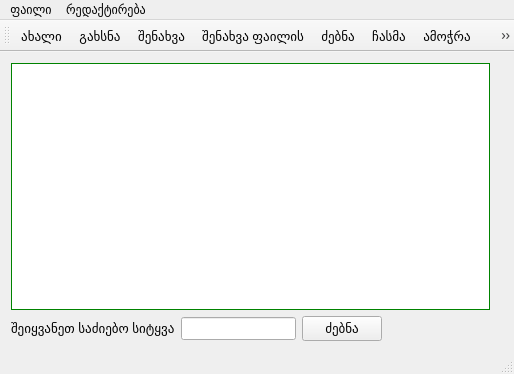
<?xml version="1.0" encoding="UTF-8"?>
<ui version="4.0">
 <class>MainWindow</class>
 <widget class="QMainWindow" name="MainWindow">
  <property name="geometry">
   <rect>
    <x>0</x>
    <y>0</y>
    <width>514</width>
    <height>374</height>
   </rect>
  </property>
  <property name="windowTitle">
   <string>MainWindow</string>
  </property>
  <widget class="QWidget" name="centralWidget">
   <layout class="QGridLayout" name="gridLayout">
    <item row="0" column="0">
     <widget class="QPlainTextEdit" name="plainTextEdit">
      <property name="palette">
       <palette>
        <active>
         <colorrole role="WindowText">
          <brush brushstyle="SolidPattern">
           <color alpha="255">
            <red>0</red>
            <green>0</green>
            <blue>0</blue>
           </color>
          </brush>
         </colorrole>
         <colorrole role="Button">
          <brush brushstyle="SolidPattern">
           <color alpha="255">
            <red>0</red>
            <green>170</green>
            <blue>0</blue>
           </color>
          </brush>
         </colorrole>
         <colorrole role="Light">
          <brush brushstyle="SolidPattern">
           <color alpha="255">
            <red>0</red>
            <green>255</green>
            <blue>0</blue>
           </color>
          </brush>
         </colorrole>
         <colorrole role="Midlight">
          <brush brushstyle="SolidPattern">
           <color alpha="255">
            <red>0</red>
            <green>212</green>
            <blue>0</blue>
           </color>
          </brush>
         </colorrole>
         <colorrole role="Dark">
          <brush brushstyle="SolidPattern">
           <color alpha="255">
            <red>0</red>
            <green>85</green>
            <blue>0</blue>
           </color>
          </brush>
         </colorrole>
         <colorrole role="Mid">
          <brush brushstyle="SolidPattern">
           <color alpha="255">
            <red>0</red>
            <green>113</green>
            <blue>0</blue>
           </color>
          </brush>
         </colorrole>
         <colorrole role="Text">
          <brush brushstyle="SolidPattern">
           <color alpha="255">
            <red>0</red>
            <green>0</green>
            <blue>0</blue>
           </color>
          </brush>
         </colorrole>
         <colorrole role="BrightText">
          <brush brushstyle="SolidPattern">
           <color alpha="255">
            <red>255</red>
            <green>255</green>
            <blue>255</blue>
           </color>
          </brush>
         </colorrole>
         <colorrole role="ButtonText">
          <brush brushstyle="SolidPattern">
           <color alpha="255">
            <red>0</red>
            <green>0</green>
            <blue>0</blue>
           </color>
          </brush>
         </colorrole>
         <colorrole role="Base">
          <brush brushstyle="SolidPattern">
           <color alpha="255">
            <red>255</red>
            <green>255</green>
            <blue>255</blue>
           </color>
          </brush>
         </colorrole>
         <colorrole role="Window">
          <brush brushstyle="SolidPattern">
           <color alpha="255">
            <red>0</red>
            <green>170</green>
            <blue>0</blue>
           </color>
          </brush>
         </colorrole>
         <colorrole role="Shadow">
          <brush brushstyle="SolidPattern">
           <color alpha="255">
            <red>0</red>
            <green>0</green>
            <blue>0</blue>
           </color>
          </brush>
         </colorrole>
         <colorrole role="AlternateBase">
          <brush brushstyle="SolidPattern">
           <color alpha="255">
            <red>127</red>
            <green>212</green>
            <blue>127</blue>
           </color>
          </brush>
         </colorrole>
         <colorrole role="ToolTipBase">
          <brush brushstyle="SolidPattern">
           <color alpha="255">
            <red>255</red>
            <green>255</green>
            <blue>220</blue>
           </color>
          </brush>
         </colorrole>
         <colorrole role="ToolTipText">
          <brush brushstyle="SolidPattern">
           <color alpha="255">
            <red>0</red>
            <green>0</green>
            <blue>0</blue>
           </color>
          </brush>
         </colorrole>
        </active>
        <inactive>
         <colorrole role="WindowText">
          <brush brushstyle="SolidPattern">
           <color alpha="255">
            <red>0</red>
            <green>0</green>
            <blue>0</blue>
           </color>
          </brush>
         </colorrole>
         <colorrole role="Button">
          <brush brushstyle="SolidPattern">
           <color alpha="255">
            <red>0</red>
            <green>170</green>
            <blue>0</blue>
           </color>
          </brush>
         </colorrole>
         <colorrole role="Light">
          <brush brushstyle="SolidPattern">
           <color alpha="255">
            <red>0</red>
            <green>255</green>
            <blue>0</blue>
           </color>
          </brush>
         </colorrole>
         <colorrole role="Midlight">
          <brush brushstyle="SolidPattern">
           <color alpha="255">
            <red>0</red>
            <green>212</green>
            <blue>0</blue>
           </color>
          </brush>
         </colorrole>
         <colorrole role="Dark">
          <brush brushstyle="SolidPattern">
           <color alpha="255">
            <red>0</red>
            <green>85</green>
            <blue>0</blue>
           </color>
          </brush>
         </colorrole>
         <colorrole role="Mid">
          <brush brushstyle="SolidPattern">
           <color alpha="255">
            <red>0</red>
            <green>113</green>
            <blue>0</blue>
           </color>
          </brush>
         </colorrole>
         <colorrole role="Text">
          <brush brushstyle="SolidPattern">
           <color alpha="255">
            <red>0</red>
            <green>0</green>
            <blue>0</blue>
           </color>
          </brush>
         </colorrole>
         <colorrole role="BrightText">
          <brush brushstyle="SolidPattern">
           <color alpha="255">
            <red>255</red>
            <green>255</green>
            <blue>255</blue>
           </color>
          </brush>
         </colorrole>
         <colorrole role="ButtonText">
          <brush brushstyle="SolidPattern">
           <color alpha="255">
            <red>0</red>
            <green>0</green>
            <blue>0</blue>
           </color>
          </brush>
         </colorrole>
         <colorrole role="Base">
          <brush brushstyle="SolidPattern">
           <color alpha="255">
            <red>255</red>
            <green>255</green>
            <blue>255</blue>
           </color>
          </brush>
         </colorrole>
         <colorrole role="Window">
          <brush brushstyle="SolidPattern">
           <color alpha="255">
            <red>0</red>
            <green>170</green>
            <blue>0</blue>
           </color>
          </brush>
         </colorrole>
         <colorrole role="Shadow">
          <brush brushstyle="SolidPattern">
           <color alpha="255">
            <red>0</red>
            <green>0</green>
            <blue>0</blue>
           </color>
          </brush>
         </colorrole>
         <colorrole role="AlternateBase">
          <brush brushstyle="SolidPattern">
           <color alpha="255">
            <red>127</red>
            <green>212</green>
            <blue>127</blue>
           </color>
          </brush>
         </colorrole>
         <colorrole role="ToolTipBase">
          <brush brushstyle="SolidPattern">
           <color alpha="255">
            <red>255</red>
            <green>255</green>
            <blue>220</blue>
           </color>
          </brush>
         </colorrole>
         <colorrole role="ToolTipText">
          <brush brushstyle="SolidPattern">
           <color alpha="255">
            <red>0</red>
            <green>0</green>
            <blue>0</blue>
           </color>
          </brush>
         </colorrole>
        </inactive>
        <disabled>
         <colorrole role="WindowText">
          <brush brushstyle="SolidPattern">
           <color alpha="255">
            <red>0</red>
            <green>85</green>
            <blue>0</blue>
           </color>
          </brush>
         </colorrole>
         <colorrole role="Button">
          <brush brushstyle="SolidPattern">
           <color alpha="255">
            <red>0</red>
            <green>170</green>
            <blue>0</blue>
           </color>
          </brush>
         </colorrole>
         <colorrole role="Light">
          <brush brushstyle="SolidPattern">
           <color alpha="255">
            <red>0</red>
            <green>255</green>
            <blue>0</blue>
           </color>
          </brush>
         </colorrole>
         <colorrole role="Midlight">
          <brush brushstyle="SolidPattern">
           <color alpha="255">
            <red>0</red>
            <green>212</green>
            <blue>0</blue>
           </color>
          </brush>
         </colorrole>
         <colorrole role="Dark">
          <brush brushstyle="SolidPattern">
           <color alpha="255">
            <red>0</red>
            <green>85</green>
            <blue>0</blue>
           </color>
          </brush>
         </colorrole>
         <colorrole role="Mid">
          <brush brushstyle="SolidPattern">
           <color alpha="255">
            <red>0</red>
            <green>113</green>
            <blue>0</blue>
           </color>
          </brush>
         </colorrole>
         <colorrole role="Text">
          <brush brushstyle="SolidPattern">
           <color alpha="255">
            <red>0</red>
            <green>85</green>
            <blue>0</blue>
           </color>
          </brush>
         </colorrole>
         <colorrole role="BrightText">
          <brush brushstyle="SolidPattern">
           <color alpha="255">
            <red>255</red>
            <green>255</green>
            <blue>255</blue>
           </color>
          </brush>
         </colorrole>
         <colorrole role="ButtonText">
          <brush brushstyle="SolidPattern">
           <color alpha="255">
            <red>0</red>
            <green>85</green>
            <blue>0</blue>
           </color>
          </brush>
         </colorrole>
         <colorrole role="Base">
          <brush brushstyle="SolidPattern">
           <color alpha="255">
            <red>0</red>
            <green>170</green>
            <blue>0</blue>
           </color>
          </brush>
         </colorrole>
         <colorrole role="Window">
          <brush brushstyle="SolidPattern">
           <color alpha="255">
            <red>0</red>
            <green>170</green>
            <blue>0</blue>
           </color>
          </brush>
         </colorrole>
         <colorrole role="Shadow">
          <brush brushstyle="SolidPattern">
           <color alpha="255">
            <red>0</red>
            <green>0</green>
            <blue>0</blue>
           </color>
          </brush>
         </colorrole>
         <colorrole role="AlternateBase">
          <brush brushstyle="SolidPattern">
           <color alpha="255">
            <red>0</red>
            <green>170</green>
            <blue>0</blue>
           </color>
          </brush>
         </colorrole>
         <colorrole role="ToolTipBase">
          <brush brushstyle="SolidPattern">
           <color alpha="255">
            <red>255</red>
            <green>255</green>
            <blue>220</blue>
           </color>
          </brush>
         </colorrole>
         <colorrole role="ToolTipText">
          <brush brushstyle="SolidPattern">
           <color alpha="255">
            <red>0</red>
            <green>0</green>
            <blue>0</blue>
           </color>
          </brush>
         </colorrole>
        </disabled>
       </palette>
      </property>
      <property name="font">
       <font>
        <pointsize>10</pointsize>
       </font>
      </property>
      <property name="acceptDrops">
       <bool>true</bool>
      </property>
      <property name="autoFillBackground">
       <bool>false</bool>
      </property>
      <property name="styleSheet">
       <string notr="true">font: 10pt &quot;MS Shell Dlg 2&quot;;</string>
      </property>
      <property name="backgroundVisible">
       <bool>false</bool>
      </property>
     </widget>
    </item>
    <item row="0" column="1">
     <widget class="QLabel" name="label_2">
      <property name="text">
       <string/>
      </property>
     </widget>
    </item>
    <item row="1" column="0" colspan="2">
     <layout class="QHBoxLayout" name="horizontalLayout">
      <item>
       <widget class="QLabel" name="label">
        <property name="font">
         <font>
          <pointsize>10</pointsize>
         </font>
        </property>
        <property name="text">
         <string>შეიყვანეთ საძიებო სიტყვა</string>
        </property>
       </widget>
      </item>
      <item>
       <widget class="QLineEdit" name="lineEdit">
        <property name="font">
         <font>
          <pointsize>10</pointsize>
         </font>
        </property>
       </widget>
      </item>
      <item>
       <widget class="QPushButton" name="pushButton">
        <property name="font">
         <font>
          <pointsize>10</pointsize>
         </font>
        </property>
        <property name="text">
         <string>ძებნა</string>
        </property>
        <property name="icon">
         <iconset resource="Icons.qrc">
          <normaloff>:/new/prefix1/search.png</normaloff>:/new/prefix1/search.png</iconset>
        </property>
       </widget>
      </item>
      <item>
       <spacer name="horizontalSpacer_4">
        <property name="orientation">
         <enum>Qt::Horizontal</enum>
        </property>
        <property name="sizeHint" stdset="0">
         <size>
          <width>40</width>
          <height>20</height>
         </size>
        </property>
       </spacer>
      </item>
      <item>
       <spacer name="horizontalSpacer_3">
        <property name="orientation">
         <enum>Qt::Horizontal</enum>
        </property>
        <property name="sizeHint" stdset="0">
         <size>
          <width>40</width>
          <height>20</height>
         </size>
        </property>
       </spacer>
      </item>
      <item>
       <spacer name="horizontalSpacer_2">
        <property name="orientation">
         <enum>Qt::Horizontal</enum>
        </property>
        <property name="sizeHint" stdset="0">
         <size>
          <width>40</width>
          <height>20</height>
         </size>
        </property>
       </spacer>
      </item>
      <item>
       <spacer name="horizontalSpacer">
        <property name="orientation">
         <enum>Qt::Horizontal</enum>
        </property>
        <property name="sizeHint" stdset="0">
         <size>
          <width>40</width>
          <height>20</height>
         </size>
        </property>
       </spacer>
      </item>
     </layout>
    </item>
   </layout>
  </widget>
  <widget class="QMenuBar" name="menuBar">
   <property name="geometry">
    <rect>
     <x>0</x>
     <y>0</y>
     <width>514</width>
     <height>22</height>
    </rect>
   </property>
   <widget class="QMenu" name="menuFile">
    <property name="title">
     <string>ფაილი</string>
    </property>
    <addaction name="actionNew"/>
    <addaction name="actionOpen"/>
    <addaction name="action_2"/>
    <addaction name="actionSave"/>
    <addaction name="actionSave_As"/>
    <addaction name="action"/>
   </widget>
   <widget class="QMenu" name="menuEdit">
    <property name="title">
     <string>რედაქტირება</string>
    </property>
    <addaction name="actionCut"/>
    <addaction name="actionCopy"/>
    <addaction name="actionPaste"/>
    <addaction name="actionUndo"/>
    <addaction name="actionRendo"/>
   </widget>
   <addaction name="menuFile"/>
   <addaction name="menuEdit"/>
  </widget>
  <widget class="QToolBar" name="mainToolBar">
   <attribute name="toolBarArea">
    <enum>TopToolBarArea</enum>
   </attribute>
   <attribute name="toolBarBreak">
    <bool>false</bool>
   </attribute>
   <addaction name="actionNew"/>
   <addaction name="actionOpen"/>
   <addaction name="actionSave"/>
   <addaction name="actionSave_As"/>
   <addaction name="action_2"/>
   <addaction name="actionPaste"/>
   <addaction name="actionCut"/>
   <addaction name="actionCopy"/>
   <addaction name="actionUndo"/>
   <addaction name="actionRendo"/>
   <addaction name="action"/>
  </widget>
  <widget class="QStatusBar" name="statusBar"/>
  <action name="actionNew">
   <property name="icon">
    <iconset resource="Icons.qrc">
     <normaloff>:/new/prefix1/new.png</normaloff>:/new/prefix1/new.png</iconset>
   </property>
   <property name="text">
    <string>ახალი</string>
   </property>
   <property name="font">
    <font>
     <pointsize>10</pointsize>
    </font>
   </property>
  </action>
  <action name="actionOpen">
   <property name="icon">
    <iconset resource="Icons.qrc">
     <normaloff>:/new/prefix1/open_folder_yellow.png</normaloff>:/new/prefix1/open_folder_yellow.png</iconset>
   </property>
   <property name="text">
    <string>გახსნა</string>
   </property>
   <property name="font">
    <font>
     <pointsize>10</pointsize>
    </font>
   </property>
  </action>
  <action name="actionSave">
   <property name="icon">
    <iconset resource="Icons.qrc">
     <normaloff>:/new/prefix1/Treetog-I-Floppy-Small.ico</normaloff>:/new/prefix1/Treetog-I-Floppy-Small.ico</iconset>
   </property>
   <property name="text">
    <string>შენახვა</string>
   </property>
   <property name="font">
    <font>
     <pointsize>10</pointsize>
    </font>
   </property>
  </action>
  <action name="actionSave_As">
   <property name="icon">
    <iconset resource="Icons.qrc">
     <normaloff>:/new/prefix1/document_save_as.png</normaloff>:/new/prefix1/document_save_as.png</iconset>
   </property>
   <property name="text">
    <string>შენახვა ფაილის</string>
   </property>
   <property name="font">
    <font>
     <pointsize>10</pointsize>
    </font>
   </property>
  </action>
  <action name="actionCut">
   <property name="icon">
    <iconset resource="Icons.qrc">
     <normaloff>:/new/prefix1/Custom-Icon-Design-Office-Cut.ico</normaloff>:/new/prefix1/Custom-Icon-Design-Office-Cut.ico</iconset>
   </property>
   <property name="text">
    <string>ამოჭრა</string>
   </property>
   <property name="font">
    <font>
     <pointsize>10</pointsize>
    </font>
   </property>
  </action>
  <action name="actionCopy">
   <property name="icon">
    <iconset resource="Icons.qrc">
     <normaloff>:/new/prefix1/copy.png</normaloff>:/new/prefix1/copy.png</iconset>
   </property>
   <property name="text">
    <string>კოპირება</string>
   </property>
   <property name="font">
    <font>
     <pointsize>10</pointsize>
    </font>
   </property>
  </action>
  <action name="actionUndo">
   <property name="icon">
    <iconset resource="Icons.qrc">
     <normaloff>:/new/prefix1/Visualpharm-Must-Have-Undo.ico</normaloff>:/new/prefix1/Visualpharm-Must-Have-Undo.ico</iconset>
   </property>
   <property name="text">
    <string>გაუქმება</string>
   </property>
   <property name="font">
    <font>
     <pointsize>10</pointsize>
    </font>
   </property>
  </action>
  <action name="actionRendo">
   <property name="icon">
    <iconset resource="Icons.qrc">
     <normaloff>:/new/prefix1/Visualpharm-Must-Have-Redo.ico</normaloff>:/new/prefix1/Visualpharm-Must-Have-Redo.ico</iconset>
   </property>
   <property name="text">
    <string>გამეორება</string>
   </property>
   <property name="font">
    <font>
     <pointsize>10</pointsize>
    </font>
   </property>
  </action>
  <action name="actionPaste">
   <property name="icon">
    <iconset resource="Icons.qrc">
     <normaloff>:/new/prefix1/paste.png</normaloff>:/new/prefix1/paste.png</iconset>
   </property>
   <property name="text">
    <string>ჩასმა</string>
   </property>
   <property name="font">
    <font>
     <pointsize>10</pointsize>
    </font>
   </property>
  </action>
  <action name="action_2">
   <property name="icon">
    <iconset resource="Icons.qrc">
     <normaloff>:/new/prefix1/search.png</normaloff>:/new/prefix1/search.png</iconset>
   </property>
   <property name="text">
    <string>ძებნა</string>
   </property>
   <property name="font">
    <font>
     <pointsize>10</pointsize>
    </font>
   </property>
  </action>
  <action name="action">
   <property name="icon">
    <iconset resource="Icons.qrc">
     <normaloff>:/new/prefix1/Oxygen-Icons.org-Oxygen-Actions-help-about.ico</normaloff>:/new/prefix1/Oxygen-Icons.org-Oxygen-Actions-help-about.ico</iconset>
   </property>
   <property name="text">
    <string>პროგრამის შესახებ</string>
   </property>
  </action>
 </widget>
 <layoutdefault spacing="6" margin="11"/>
 <resources>
  <include location="Icons.qrc"/>
 </resources>
 <connections>
  <connection>
   <sender>lineEdit</sender>
   <signal>returnPressed()</signal>
   <receiver>pushButton</receiver>
   <slot>click()</slot>
   <hints>
    <hint type="sourcelabel">
     <x>244</x>
     <y>327</y>
    </hint>
    <hint type="destinationlabel">
     <x>337</x>
     <y>323</y>
    </hint>
   </hints>
  </connection>
 </connections>
</ui>
